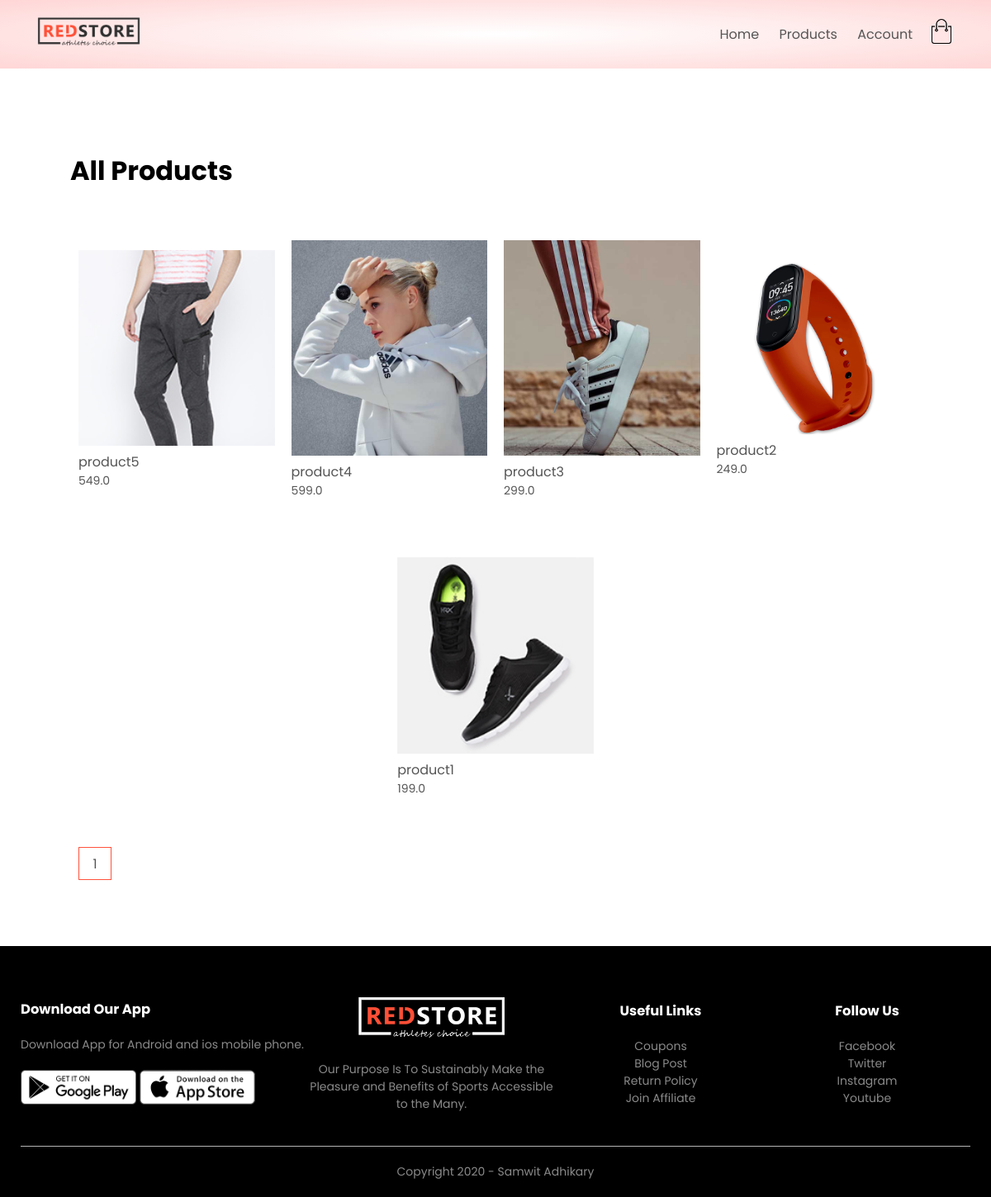
Page /products_list on the committed database.
### Products/models.py (models this page shows, shortened)
class Product(models.Model):
    LIVE = 1
    DELETE = 0
    DELETE_CHOICES = ((LIVE, 'Live'), (DELETE, 'Delete'))
    title = models.CharField(max_length = 200)
    price = models.FloatField()
    description = models.TextField()
    image = models.ImageField(upload_to='media/')
    priority = models.IntegerField(default = 0)
    delete_status = models.IntegerField(choices = DELETE_CHOICES, default = LIVE)
    created_at = models.DateTimeField(auto_now_add = True)
    updated_at = models.DateTimeField(auto_now = True)

### Products/views.py (the view)
# urls.py: path('products_list', views.list_products, name = 'list_products'),
def list_products(request):
    page = 1
    if request.GET:
        page = request.GET.get('page', 1)
    products = Product.objects.order_by('-priority')
    product_paginator=Paginator(products, 12)
    products=product_paginator.get_page(page)
    return render(request, 'products.html', {'products' : products})

### Products/templatetags/chunks.py (called while the page is built)
@register.filter(name='chunks')
def chunks(list_data, chunk_size):
    chunk = []
    i = 0
    for data in list_data:
        chunk.append(data)
        i = i + 1
        if chunk == chunk_size:
            yield chunk
            i = 0
            chunk = []
    if chunk:
        yield chunk

### templates/products.html
{% extends 'blank_layout.html' %}
{% block products %}
{% include 'products_list.html' %}
{% endblock products %}

### templates/products_list.html (shortened to what this page needs)
{% load static %}
{% load chunks %}
<div class="small-container">
    <div class="row row-2">
        <h1>All Products</h1>
    </div>
    {% for product_chunks in products|chunks:4 %}
    <div class="row">
        {% for product in product_chunks %}
        <div class="col-4">
            <a href="{% url 'product_details' product.id %}"><img src="{{ product.image.url }}"></a>
            <h4>{{ product.title }}</h4>
            <p>{{ product.price }}</p>
        </div>
        {% endfor %}
    </div>
    {% endfor %}
    <div class="page-btn">
        {% for i in products.paginator.page_range %}
        <a href="?page={{i}}"><span>{{i}}</span></a>
        {% endfor %}
    </div>
</div>

### static/css/style.css (style rules this page uses)
* { margin: 0; padding: 0; box-sizing: border-box; }
body { font-family: 'Poppins', sans-serif; }
a { text-decoration: none; color: #555; }
p { color: #555; }
.row { display: flex; align-items: center; flex-wrap: wrap; justify-content: space-around; }
.small-container { max-width: 1080px; margin: auto; padding-left: 25px; padding-right: 25px; }
.col-4 { flex-basis: 25%; padding: 10px; min-width: 200px; margin-bottom: 50px; transition: transform 0.5s; }
.col-4 img { width: 100%; }
h4 { color: #555; font-weight: normal; }
.col-4 p { font-size: 14px; }
.row-2 { justify-content: space-between; margin: 100px auto 50px; }
.page-btn { margin: 0 auto 80px; }
.page-btn span { display: inline-block; border: 1px solid #ff523b; margin-left: 10px; width: 40px; height: 40px; text-align: center; line-height: 40px; cursor: pointer; }

### rows in the picture
Product: image (picture), title "product5", price "549.0"
Product: image (picture), title "product4", price "599.0"
Product: image (picture), title "product3", price "299.0"
Product: image (picture), title "product2", price "249.0"
Product: image (picture), title "product1", price "199.0"

### other values in the picture
{{ i }} "1"
